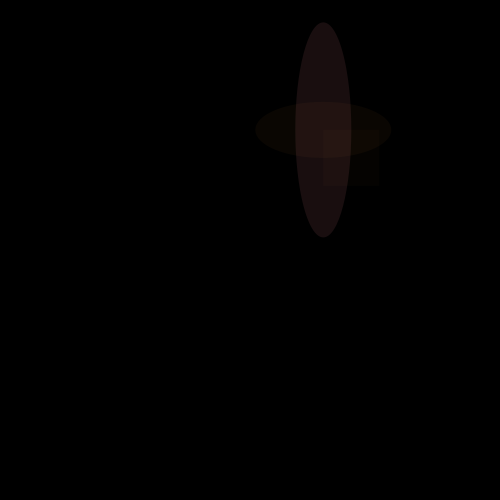
Frame 1 (no input)
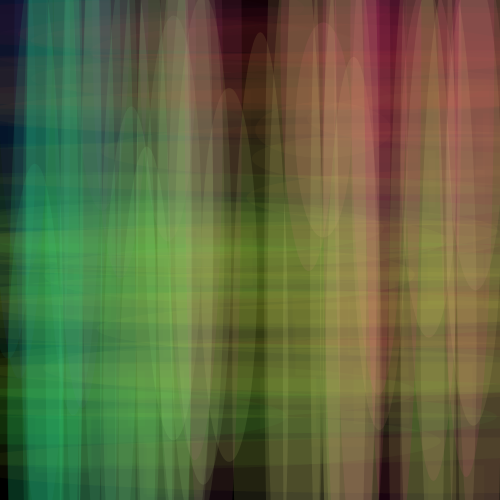
Frame 60 (the mouse pressed at the canvas centre just before this capture)
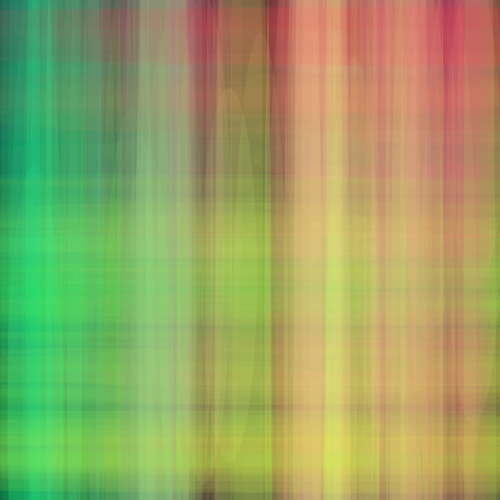
Frame 120 (the mouse held since frame 60 and released just before this capture)

The Processing sketch that drew these frames (run headless with seeded random() and noise(); from frame 60 on, the mouse is pressed at the canvas centre):

// Processing sketch: processing_2966
// ── processing_2966.pde


void setup(){ 
  size(500,500); 
   colorMode(RGB, 250,234,43);  
  background(0); 
  noStroke(); 
  smooth();
   
} 
void draw (){ 
 
 float x= random (width); 
float y= random(width); 
 
fill(x,y,10,10); 
  ellipse(x, y, millis(), second()); 
fill(x,y,25,25);
  ellipse(x,y,second(), millis());
fill(x,y,5,5);
color(0);
 rect(x,y,second(), second());

} 
